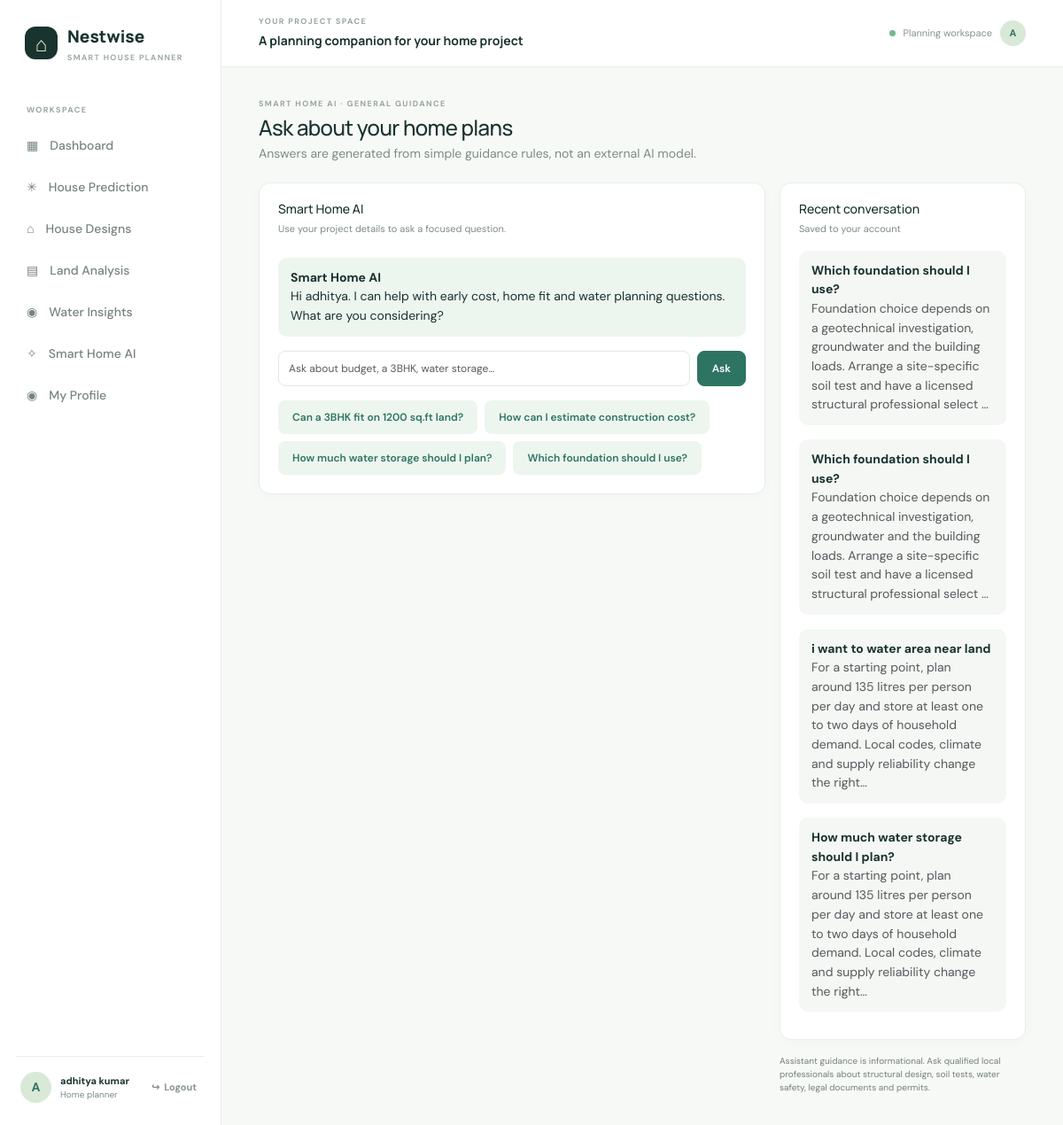
Page /assistant (signed in) on the committed database.
### app.py (models this page shows)
class User(db.Model):
    __tablename__ = "users"
    id = db.Column(db.Integer, primary_key=True)
    name = db.Column(db.String(100), nullable=False)
    full_name = db.Column(db.String(150), nullable=True)
    email = db.Column(db.String(160), unique=True, nullable=False, index=True)
    phone = db.Column(db.String(25), nullable=True)
    password_hash = db.Column(db.String(255), nullable=False)
    is_admin = db.Column(db.Boolean, default=False, nullable=False)
    created_at = db.Column(db.DateTime, default=datetime.utcnow)
    @property
    def display_name(self):
        return self.full_name or self.name

class ChatMessage(db.Model):
    __tablename__ = "chat_history"
    id = db.Column(db.Integer, primary_key=True)
    user_id = db.Column(db.Integer, db.ForeignKey("users.id"), nullable=False)
    question = db.Column(db.Text, nullable=False)
    answer = db.Column(db.Text, nullable=False)
    created_at = db.Column(db.DateTime, default=datetime.utcnow)

### app.py (the view, shortened to what this page needs)
@app.route("/assistant", methods=["GET", "POST"])
@login_required
def assistant():
    answer = None
    history = ChatMessage.query.filter_by(user_id=session["user_id"]).order_by(ChatMessage.created_at.desc()).limit(8).all()
    return render_template("assistant.html", answer=answer, history=history)

### app.py (called while the page is built)
def login_required(fn):
    @wraps(fn)
    def wrapped(*args, **kwargs):
        if not session.get("user_id"):
            flash("Please sign in to continue.", "info")
            return redirect(url_for("login"))
        return fn(*args, **kwargs)
    return wrapped

def current_user():
    uid = session.get("user_id")
    return db.session.get(User, uid) if uid else None

@app.before_request
def ensure_schema_and_disable_page_cache():
    if not app.extensions.get("auth_schema_ready"):
        upgrade_auth_schema()
        app.extensions["auth_schema_ready"] = True

@app.after_request
def disable_authenticated_page_cache(response):
    response.headers["Cache-Control"] = "no-store, no-cache, must-revalidate, private"
    response.headers["Pragma"] = "no-cache"
    response.headers["Expires"] = "0"
    return response

@app.context_processor
def inject_user():
    return {"current_user": current_user(), "money": lambda n: f"₹{n:,.0f}"}

### templates/assistant.html
{% extends 'base.html' %}{% block title %}Smart Home AI{% endblock %}{% block heading %}A planning companion for your home project{% endblock %}{% block content %}<div class="section-head"><div><div class="eyebrow">SMART HOME AI · GENERAL GUIDANCE</div><h1>Ask about your home plans</h1><p>Answers are generated from simple guidance rules, not an external AI model.</p></div></div><div class="row g-3"><div class="col-lg-8"><section class="panel"><h3>Smart Home AI</h3><div class="panel-sub">Use your project details to ask a focused question.</div><div class="chat-line answer mt-4"><b>Smart Home AI</b><br>Hi {{ current_user.name.split()[0] }}. I can help with early cost, home fit and water planning questions. What are you considering?</div>{% if answer %}<div class="chat-line"><b>You</b><br>{{ request.form.get('question') }}</div><div class="chat-line answer"><b>Smart Home AI</b><br>{{ answer }}</div>{% endif %}<form method="post" class="d-flex gap-2 mt-3"><input class="form-control" name="question" placeholder="Ask about budget, a 3BHK, water storage…" required><button class="btn btn-primary">Ask</button></form><div class="d-flex flex-wrap gap-2 mt-3">{% for q in ['Can a 3BHK fit on 1200 sq.ft land?','How can I estimate construction cost?','How much water storage should I plan?','Which foundation should I use?'] %}<button class="btn btn-soft" type="button" onclick="document.querySelector('[name=question]').value=this.textContent">{{ q }}</button>{% endfor %}</div></section></div><div class="col-lg-4"><section class="panel"><h3>Recent conversation</h3><div class="panel-sub">Saved to your account</div>{% for item in history %}<div class="chat-line mt-3"><b>{{ item.question }}</b><br><span class="text-muted">{{ item.answer[:180] }}{% if item.answer|length>180 %}…{% endif %}</span></div>{% else %}<p class="text-muted mt-4">Your questions will appear here.</p>{% endfor %}</section><div class="notice mt-3">Assistant guidance is informational. Ask qualified local professionals about structural design, soil tests, water safety, legal documents and permits.</div></div></div>{% endblock %}

### templates/base.html (shortened to what this page needs)
<!doctype html><html lang="en"><head><link href="https://cdn.jsdelivr.net/npm/bootstrap@5.3.3/dist/css/bootstrap.min.css" rel="stylesheet"><link href="{{ url_for('static',filename='style.css') }}" rel="stylesheet"></head><body>
{% if current_user %}<aside class="sidebar"><a href="{{ url_for('dashboard') }}" class="brand"><span class="brand-icon">⌂</span><span>Nestwise<small>SMART HOUSE PLANNER</small></span></a><div class="nav-caption">WORKSPACE</div><a class="side-link" href="{{ url_for('dashboard') }}">▦ <span>Dashboard</span></a><a class="side-link" href="{{ url_for('prediction') }}">✳ <span>House Prediction</span></a><a class="side-link" href="{{ url_for('houses') }}">⌂ <span>House Designs</span></a><a class="side-link" href="{{ url_for('land') }}">▤ <span>Land Analysis</span></a><a class="side-link" href="{{ url_for('water') }}">◉ <span>Water Insights</span></a><a class="side-link" href="{{ url_for('assistant') }}">✧ <span>Smart Home AI</span></a><a class="side-link" href="{{ url_for('profile') }}">◉ <span>My Profile</span></a>{% if current_user.is_admin %}<div class="nav-caption mt-4">MANAGEMENT</div><a class="side-link" href="{{ url_for('admin') }}">⚙ <span>Admin console</span></a>{% endif %}<div class="sidebar-bottom"><div class="avatar">{{ current_user.display_name[:1]|upper }}</div><div class="profile-label"><b>{{ current_user.display_name }}</b><small>{{ 'Administrator' if current_user.is_admin else 'Home planner' }}</small></div><form method="post" action="{{ url_for('logout') }}"><button class="logout logout-button" type="submit" aria-label="Logout" title="Logout">↪ <span>Logout</span></button></form></div></aside>{% endif %}<main class="{% if current_user %}main-app{% else %}main-public{% endif %}">
{% if current_user %}<header class="topbar"><div><div class="eyebrow">YOUR PROJECT SPACE</div><strong>{% block heading %}{% endblock %}</strong></div><div class="topbar-right"><span class="status-dot"></span><span>Planning workspace</span><span class="avatar avatar-sm">{{ current_user.display_name[:1]|upper }}</span></div></header>{% endif %}<div class="content-wrap">{% block content %}{% endblock %}</div></main></body></html>

### static/style.css (style rules this page uses)
:root { --ink:#19332f;--muted:#7d8b86;--line:#e8eeea;--paper:#f7f9f6;--green:#2e7462;--lime:#d9efaa;--soft:#edf5ef }
* { box-sizing:border-box }
body { margin:0;background:var(--paper);color:var(--ink);font-family:'DM Sans',sans-serif;font-size:14px }
h1,h2,h3,h4,strong,.brand { font-family:Manrope,sans-serif }
.sidebar { width:250px;position:fixed;inset:0 auto 0 0;background:#fff;border-right:1px solid var(--line);padding:25px 18px;display:flex;flex-direction:column;z-index:10 }
.brand { display:flex;gap:11px;align-items:center;color:var(--ink);font-size:19px;font-weight:800;text-decoration:none;margin:2px 10px 47px }
.brand small { display:block;font:600 9px 'DM Sans';letter-spacing:1.35px;color:#95a29d;margin-top:3px }
.brand-icon { display:grid;place-items:center;background:var(--ink);color:#e9f7cb;width:37px;height:37px;border-radius:12px;font-size:23px }
.nav-caption,.eyebrow { font-size:9px;letter-spacing:1.4px;font-weight:700;color:#9aa69f }
.nav-caption { padding:0 12px 10px }
.side-link { padding:11px 12px;color:#77847e;text-decoration:none;border-radius:9px;display:flex;gap:13px;align-items:center;font-weight:500;margin:2px 0 }
.sidebar-bottom { margin-top:auto;border-top:1px solid var(--line);padding:17px 5px 0;display:flex;align-items:center;gap:10px }
.avatar { background:#d9e9d8;color:var(--green);font-weight:700;width:35px;height:35px;display:grid;place-items:center;border-radius:50% }
.avatar-sm { width:29px;height:29px }
.profile-label { display:grid;flex:1;font-size:11px }
.profile-label small { color:var(--muted);font-size:10px }
.logout { color:#89958f;text-decoration:none }
.main-app { margin-left:250px;min-height:100vh }
.topbar { height:76px;background:rgba(255,255,255,.94);border-bottom:1px solid var(--line);display:flex;align-items:center;justify-content:space-between;padding:0 42px }
.topbar .eyebrow { margin-bottom:4px }
.topbar strong { font-size:14px }
.topbar-right { display:flex;align-items:center;gap:9px;color:#86938d;font-size:11px }
.status-dot { width:7px;height:7px;background:#71b98a;border-radius:50% }
.content-wrap { padding:35px 42px;max-width:1440px;margin:auto }
.btn-primary { background:var(--green);border-color:var(--green) }
.btn-soft { background:#edf5ef;color:var(--green);border:0 }
.btn { border-radius:8px;padding:10px 16px;font-weight:600;font-size:12px }
.section-head { display:flex;justify-content:space-between;align-items:end;margin-bottom:22px }
.section-head h1,.section-head h2 { font-size:24px;letter-spacing:-.6px;margin:5px 0 }
.section-head p { margin:0;color:var(--muted) }
.card-clean,.metric-card,.panel { border:1px solid var(--line);border-radius:13px;background:#fff;box-shadow:0 4px 16px #233c2a05 }
.panel { padding:21px }
.panel h3 { font-size:14px;margin:0 }
.panel-sub { color:var(--muted);font-size:11px;margin-top:5px }
.form-control,.form-select { border-color:#e2e9e4;padding:10px 11px;font-size:12px;border-radius:8px }
.chat-line { padding:12px 14px;background:#f4f7f4;border-radius:10px;margin:10px 0;line-height:1.55 }
.chat-line.answer { background:#edf5ef }
.notice { color:#738078;font-size:10px;line-height:1.5 }
.logout-button { background:none;border:0;padding:0 4px;font-size:19px;cursor:pointer }
.sidebar-bottom form { margin:0 }
.sidebar-bottom form .logout { cursor:pointer }
.logout-button { display:flex;align-items:center;gap:5px;font-size:11px;font-weight:700;white-space:nowrap }

### rows in the picture
User: full_name+name "A", display_name "adhitya kumar", is_admin "Home planner", name "adhitya"
ChatMessage: question "Which foundation should I use?", answer "Foundation choice depends on a geotechnical investigation, groundwater and the building loads. Arrange a site-specific soil test and have a licensed structural professional select"
ChatMessage: question "Which foundation should I use?", answer "Foundation choice depends on a geotechnical investigation, groundwater and the building loads. Arrange a site-specific soil test and have a licensed structural professional select"
ChatMessage: question "i want to water area near land", answer "For a starting point, plan around 135 litres per person per day and store at least one to two days of household demand. Local codes, climate and supply reliability change the right"
ChatMessage: question "How much water storage should I plan?", answer "For a starting point, plan around 135 litres per person per day and store at least one to two days of household demand. Local codes, climate and supply reliability change the right"

### other values in the picture
{{ q }} "Can a 3BHK fit on 1200 sq.ft land?" "How can I estimate construction cost?" "How much water storage should I plan?" "Which foundation should I use?"
